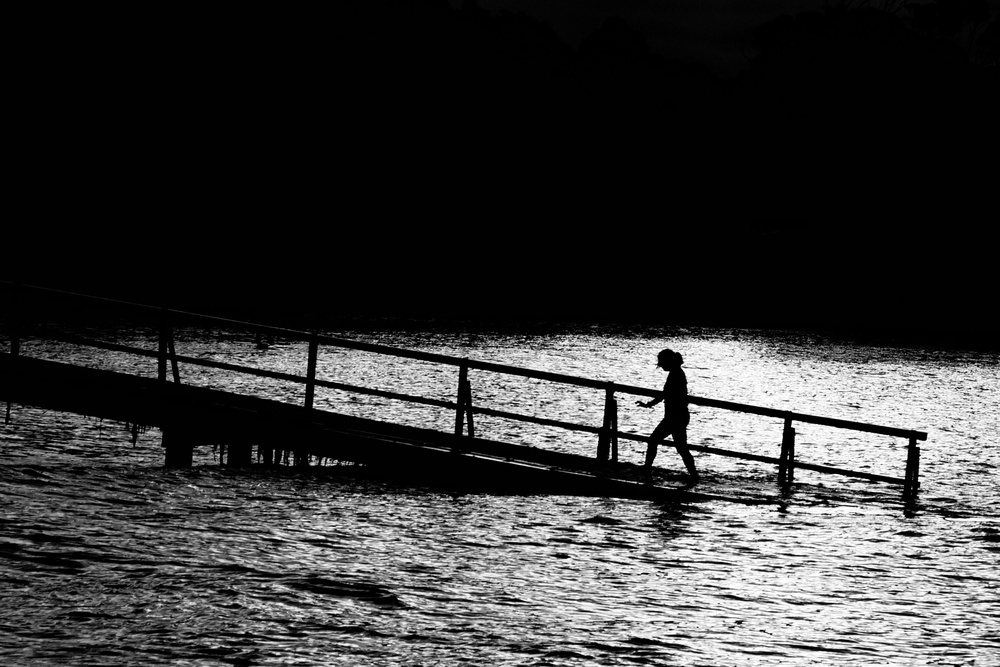
#> input picture stock_imgs/alex-wigan-22008-unsplash.jpg, 1000 x 667 px, shrunk from 3015 x 2012 before the run
$ python convert_to_binary.py stock_imgs/alex-wigan-22008-unsplash.jpg
#> lines starting #> are read from the running program, lines starting #| are printed output that depends on the picture; after the words box and inside, x2 and y2 are one past the last pixel; in counts of white or black regions, pixels touching at a corner belong together
#!/usr/bin/env python3


import sys
from PIL import Image


old_img = Image.open(sys.argv[1])
#> old_img is the input picture: PIL image 1000x667 RGB; min 0, max 255, mean 56.4
new_img = old_img.convert(mode='1')
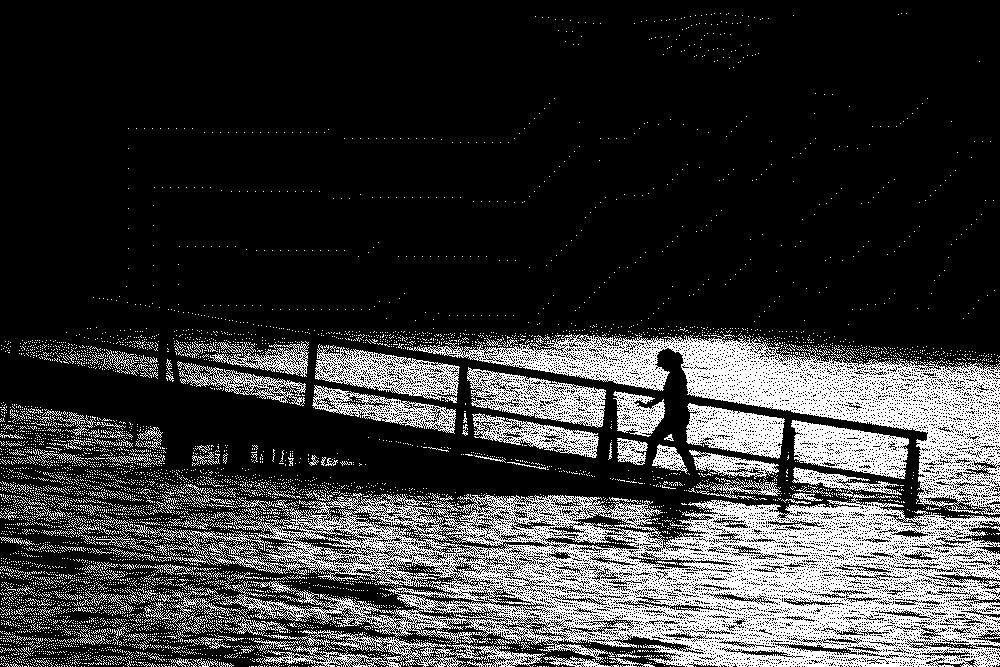
#> new_img: PIL image 1000x667 1; 22% white in thin lines or dots
new_img.save('new.png')

$ run again, on stock_imgs/kristina-schmid-32213-unsplash.jpg
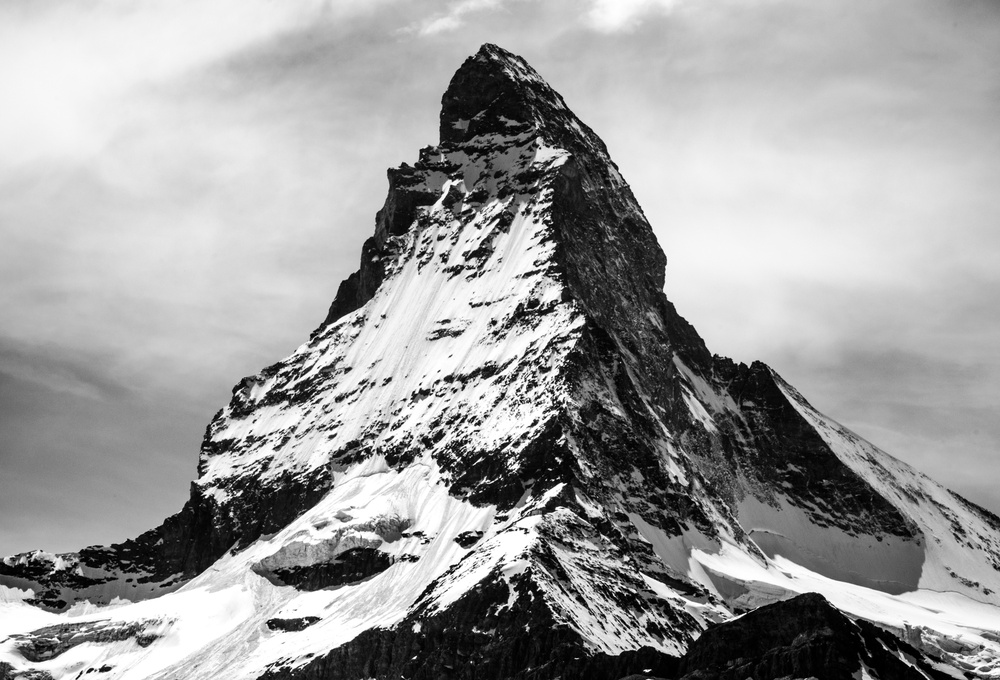
#> input picture stock_imgs/kristina-schmid-32213-unsplash.jpg, 1000 x 680 px, shrunk from 4800 x 3264 before the run
#> old_img is the input picture: PIL image 1000x680 RGB; min 0, max 255, mean 158.9
#> `new_img = old_img.convert(mode='1')`:
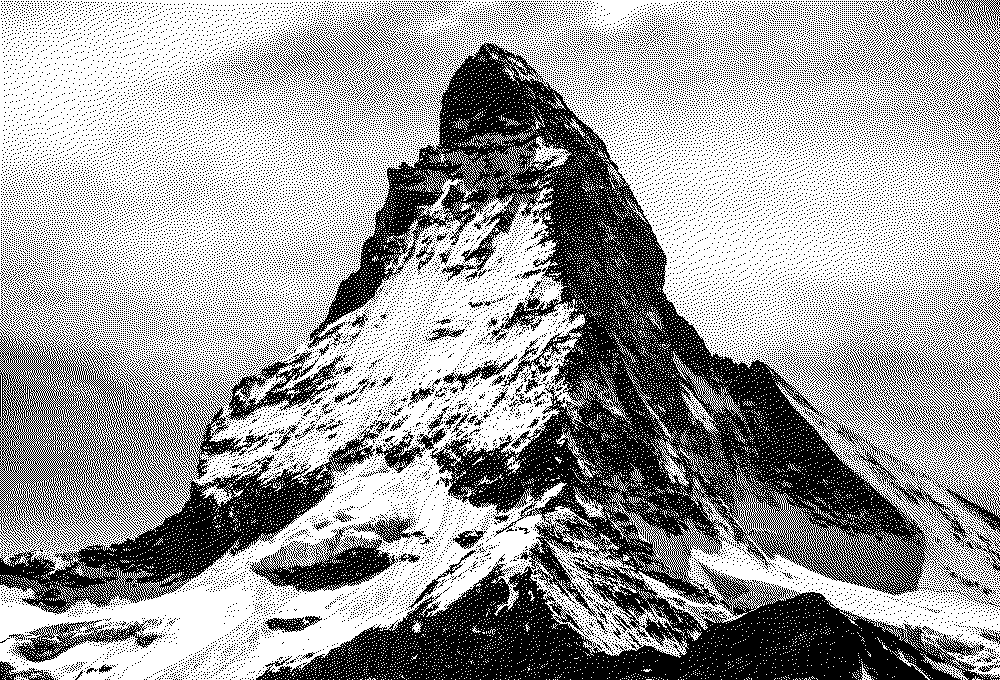
#> new_img: PIL image 1000x680 1; 62.3% white; 44298 black regions (44142 under 20 px), largest, box (x1, y1, x2, y2) and area: (256, 42, 1000, 680) 139167, (0, 323, 379, 614) 35852, (812, 342, 1000, 471) 4921

$ run again, on stock_imgs/vita-vilcina-3054-unsplash.jpg
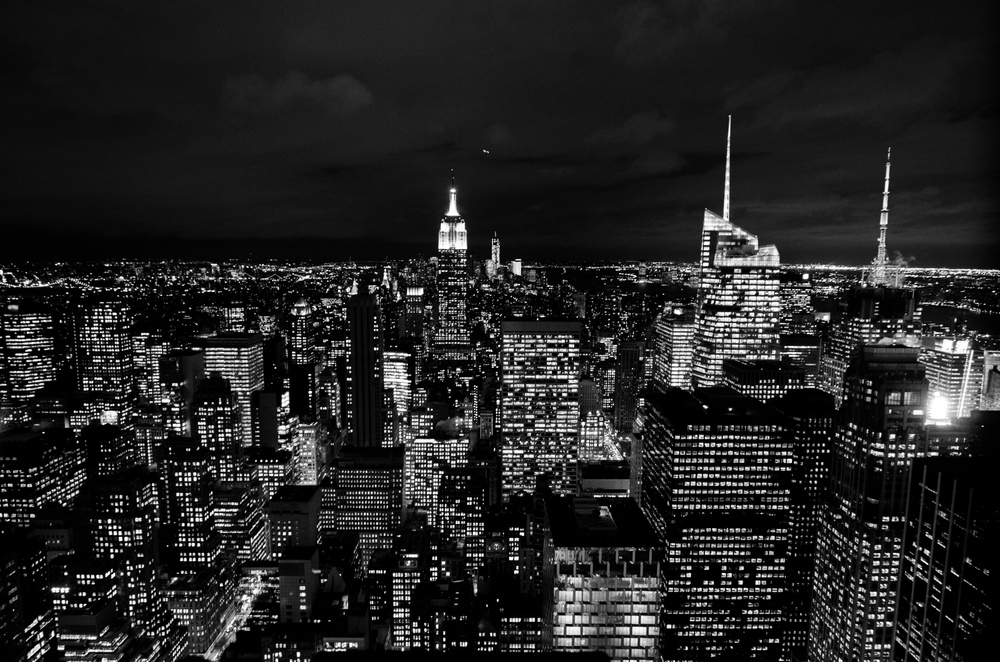
#> input picture stock_imgs/vita-vilcina-3054-unsplash.jpg, 1000 x 662 px, shrunk from 4836 x 3203 before the run
#> old_img is the input picture: PIL image 1000x662 RGB; min 0, max 255, mean 35.6
#> `new_img = old_img.convert(mode='1')`:
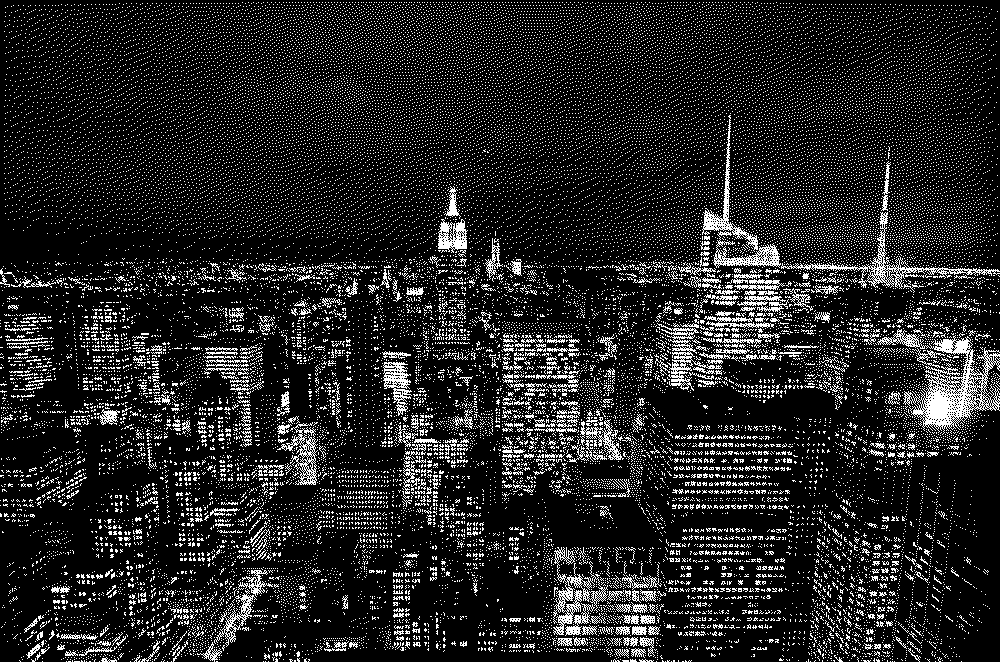
#> new_img: PIL image 1000x662 1; 13.9% white in thin lines or dots
